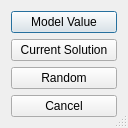
<?xml version="1.0" encoding="UTF-8"?>
<ui version="4.0">
<comment> Copyright (C) 2019 - 2021 by Pedro Mendes, Rector and Visitors of the </comment>
<comment> University of Virginia, University of Heidelberg, and University </comment>
<comment> of Connecticut School of Medicine. </comment>
<comment> All rights reserved. </comment>

<comment> Copyright (C) 2017 - 2018 by Pedro Mendes, Virginia Tech Intellectual </comment>
<comment> Properties, Inc., University of Heidelberg, and University of </comment>
<comment> of Connecticut School of Medicine. </comment>
<comment> All rights reserved. </comment>

<comment> Copyright (C) 2010 - 2016 by Pedro Mendes, Virginia Tech Intellectual </comment>
<comment> Properties, Inc., University of Heidelberg, and The University </comment>
<comment> of Manchester. </comment>
<comment> All rights reserved. </comment>

<comment> Copyright (C) 2008 - 2009 by Pedro Mendes, Virginia Tech Intellectual </comment>
<comment> Properties, Inc., EML Research, gGmbH, University of Heidelberg, </comment>
<comment> and The University of Manchester. </comment>
<comment> All rights reserved. </comment>

<comment> Copyright (C) 2006 - 2007 by Pedro Mendes, Virginia Tech Intellectual </comment>
<comment> Properties, Inc. and EML Research, gGmbH. </comment>
<comment> All rights reserved. </comment>

 <comment> All rights reserved. </comment>
 <class>CQStartValueReset</class>
 <widget class="QDialog" name="CQStartValueReset">
  <property name="geometry">
   <rect>
    <x>0</x>
    <y>0</y>
    <width>128</width>
    <height>120</height>
   </rect>
  </property>
  <property name="windowTitle">
   <string>Start Value Reset</string>
  </property>
  <property name="sizeGripEnabled">
   <bool>true</bool>
  </property>
  <layout class="QVBoxLayout">
   <item>
    <widget class="QPushButton" name="mpBtnModel">
     <property name="text">
      <string>Model Value</string>
     </property>
     <property name="shortcut">
      <string/>
     </property>
     <property name="autoDefault">
      <bool>true</bool>
     </property>
     <property name="default">
      <bool>true</bool>
     </property>
    </widget>
   </item>
   <item>
    <widget class="QPushButton" name="mpBtnSolution">
     <property name="text">
      <string>Current Solution</string>
     </property>
     <property name="shortcut">
      <string/>
     </property>
     <property name="autoDefault">
      <bool>true</bool>
     </property>
    </widget>
   </item>
   <item>
    <widget class="QPushButton" name="mpBtnRandom">
     <property name="text">
      <string>Random</string>
     </property>
     <property name="shortcut">
      <string/>
     </property>
     <property name="autoDefault">
      <bool>true</bool>
     </property>
    </widget>
   </item>
   <item>
    <widget class="QPushButton" name="mpBtnCancel">
     <property name="text">
      <string>Cancel</string>
     </property>
     <property name="shortcut">
      <string/>
     </property>
     <property name="autoDefault">
      <bool>true</bool>
     </property>
    </widget>
   </item>
   <item>
    <spacer name="mpSpace">
     <property name="orientation">
      <enum>Qt::Vertical</enum>
     </property>
     <property name="sizeType">
      <enum>QSizePolicy::Expanding</enum>
     </property>
     <property name="sizeHint" stdset="0">
      <size>
       <width>20</width>
       <height>60</height>
      </size>
     </property>
    </spacer>
   </item>
  </layout>
 </widget>
 <layoutdefault spacing="6" margin="11"/>
 <resources/>
 <connections>
  <connection>
   <sender>mpBtnCancel</sender>
   <signal>clicked()</signal>
   <receiver>CQStartValueReset</receiver>
   <slot>reject()</slot>
   <hints>
    <hint type="sourcelabel">
     <x>20</x>
     <y>20</y>
    </hint>
    <hint type="destinationlabel">
     <x>20</x>
     <y>20</y>
    </hint>
   </hints>
  </connection>
  <connection>
   <sender>mpBtnRandom</sender>
   <signal>clicked()</signal>
   <receiver>CQStartValueReset</receiver>
   <slot>slotRandom()</slot>
   <hints>
    <hint type="sourcelabel">
     <x>20</x>
     <y>20</y>
    </hint>
    <hint type="destinationlabel">
     <x>20</x>
     <y>20</y>
    </hint>
   </hints>
  </connection>
  <connection>
   <sender>mpBtnModel</sender>
   <signal>clicked()</signal>
   <receiver>CQStartValueReset</receiver>
   <slot>slotModel()</slot>
   <hints>
    <hint type="sourcelabel">
     <x>20</x>
     <y>20</y>
    </hint>
    <hint type="destinationlabel">
     <x>20</x>
     <y>20</y>
    </hint>
   </hints>
  </connection>
  <connection>
   <sender>mpBtnSolution</sender>
   <signal>clicked()</signal>
   <receiver>CQStartValueReset</receiver>
   <slot>slotSolution()</slot>
   <hints>
    <hint type="sourcelabel">
     <x>20</x>
     <y>20</y>
    </hint>
    <hint type="destinationlabel">
     <x>20</x>
     <y>20</y>
    </hint>
   </hints>
  </connection>
 </connections>
  <slots>
    <slot>slotModel()</slot>
    <slot>slotRandom()</slot>
    <slot>slotSolution()</slot>
  </slots>
</ui>
